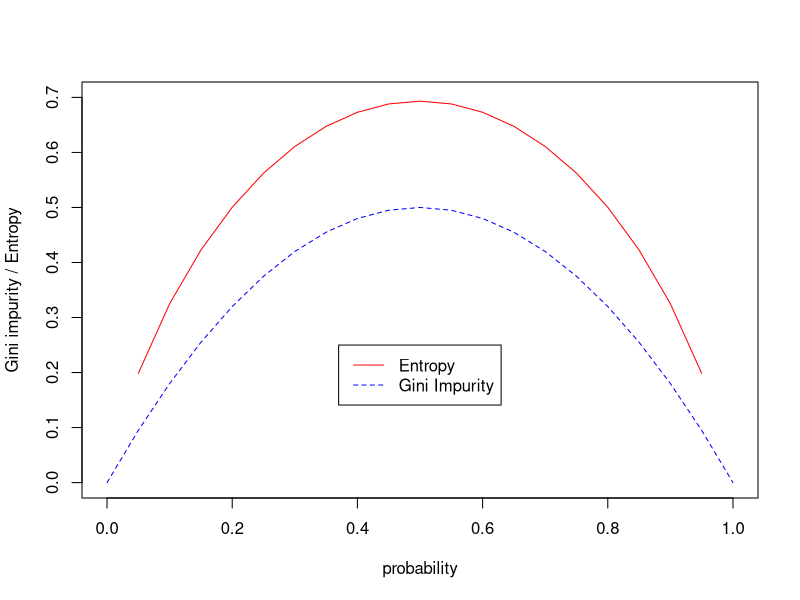
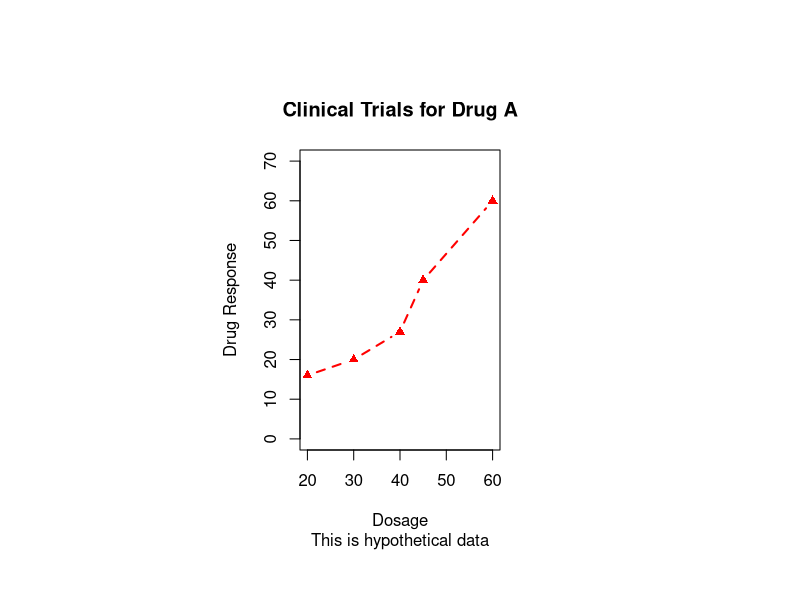
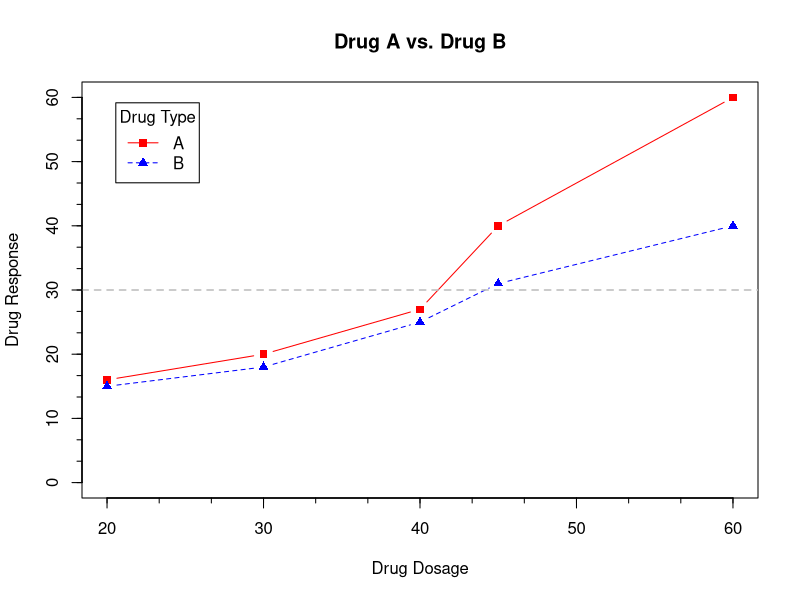
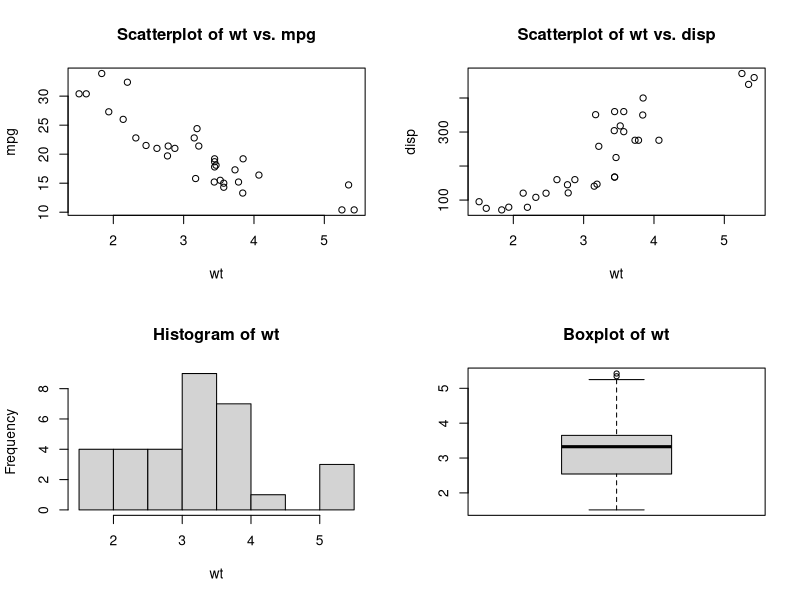
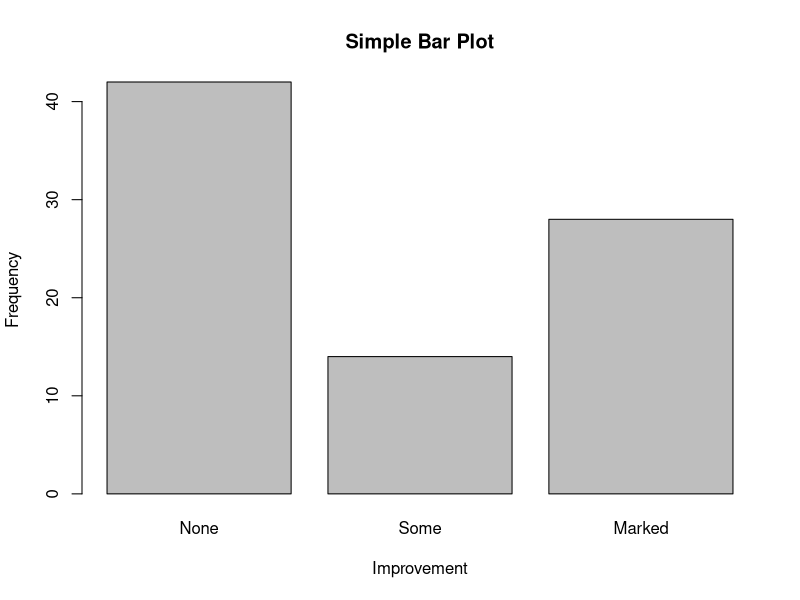
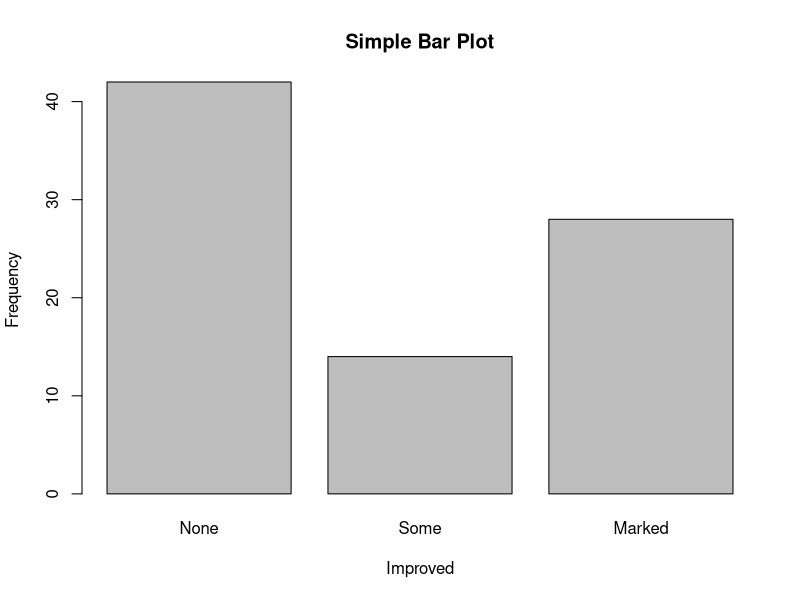
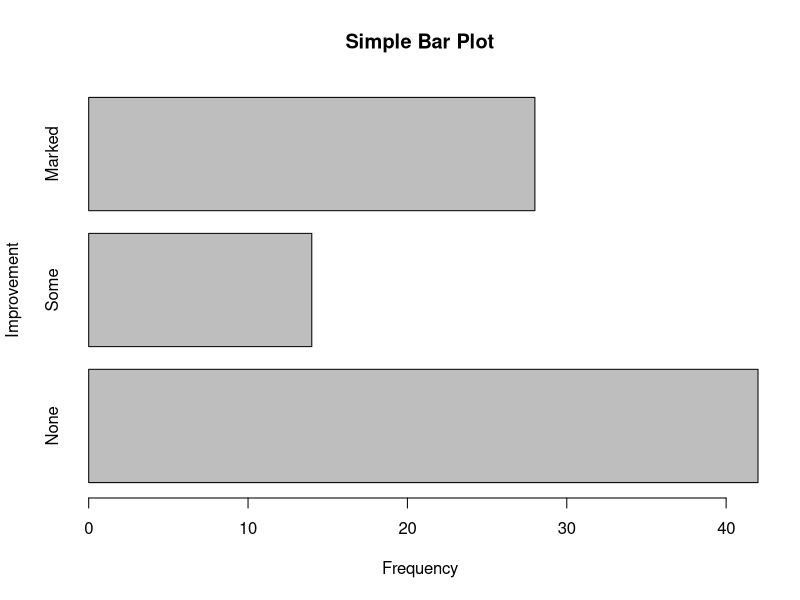
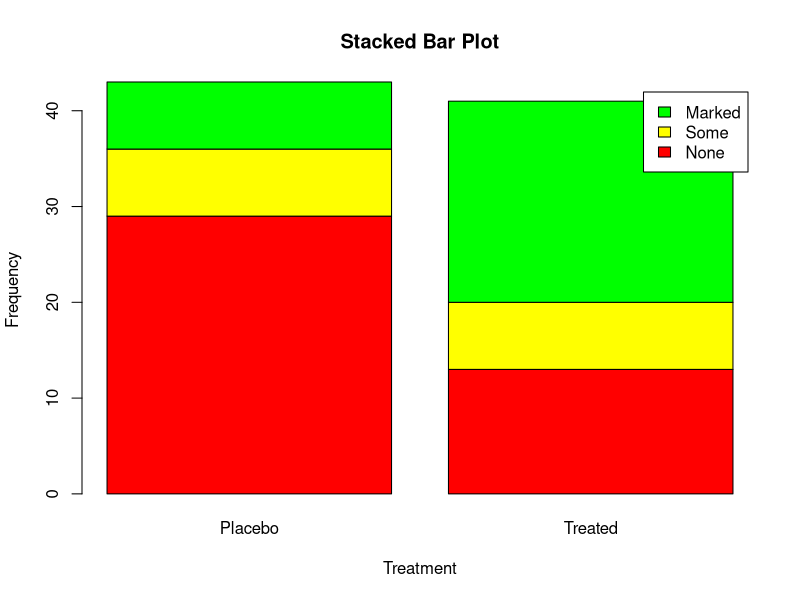

Recreate these plots in R, in order.
##
##
##  This script shows some examples on how to plot different kinds of graphs.
##
##

library(ggplot2)

############# 
# Compare the distribution of entropy and gini impurity functions which
#   are used in the decision tree algorithm.
############# 

x <- seq(0, 1, 0.05)

# The entropy function for a two-class classification.
entropy <- - x * log(x) - (1-x) * log(1-x)

# The gini impurity function for a two-class classification.
gini_impurity <- 1 - x ^ 2 - (1-x) ^ 2


# Plot the distribution of entropy first.
plot(x, entropy, type="l", col="red", 
	 xlab = "probability", ylab="Gini impurity / Entropy", lty=1, ylim=c(0, 0.7))

# Plot the gini_impurity further.
lines(x, gini_impurity, col="blue", lty=20)

legend(0.37, 0.25, c("Entropy", "Gini Impurity"),
	col=c("red", "blue"), lty=c(1, 20))


################
# save the grpah into pdf.
# Other than that, one can save it as png(), jpeg(), bmp() and postscript() etc.
pdf("mtcars.pdf")

attach(mtcars)

plot(wt, mpg)

# add labels to each point on the graph.
text(wt, mpg, row.names(mtcars), cex=.6, pos=4, col="red")

abline(lm(mpg ~ wt))
title("Regression of MPG on Weight")
detach(mtcars)
dev.off()
################


# create a new canvas to draw the following graph.
# dev.new()

# Retrieve the list of current parameters that can be modified.
oldPars <- par(no.readonly = TRUE)

dose  <- c(20, 30, 40, 45, 60)
drugA <- c(16, 20, 27, 40, 60)
drugB <- c(15, 18, 25, 31, 40)

# pin: the plot dimensions (width, height)
par(pin=c(2, 3))
par(lty=2, pch=17)

# plot 'both' the line and the dots.
plot(dose, drugA, type="b", col="red",
     lty=2,  # line style
     lwd=2,  # line width
     main="Clinical Trials for Drug A", # main title
     sub="This is hypothetical data",   # subtitle
     xlab="Dosage",
     ylab="Drug Response",
     xlim=c(20, 60),
     ylim=c(0, 70)
     )

# reset the parameters back 
par(oldPars)

# return the list of colors
# colors()

################


# increase line, text, symbol, and label size.
# par(lwd=2, cex=1.5, font.lab=2)

plot(dose, drugA, type="b",
     pch=15, lty=1, col="red", ylim=c(0, 60),
     main="Drug A vs. Drug B",
     xlab="Drug Dosage", ylab="Drug Response")

# draw another line on top of the above plot.
lines(dose, drugB, type="b",
      pch=17, lty=2, col="blue")


abline(h=c(30), lwd=1.5, lty=2, col="gray")

# add minor ticks along the axis
library(Hmisc)
minor.tick(nx=3, ny=3, tick.ratio=0.5)


legend("topleft", inset=.05, title="Drug Type",
       c("A", "B"), lty=c(1, 2), pch=c(15, 17), col=c("red", "blue"))

################
# Put multiple graphs into one layout
attach(mtcars)
oldPars <- par(no.readonly = TRUE)

# create a graph layout of 2 columns and 2 rows.
par(mfrow=c(2, 2))

plot(wt, mpg, main="Scatterplot of wt vs. mpg")
plot(wt, disp, main="Scatterplot of wt vs. disp")
hist(wt, main="Histogram of wt")
boxplot(wt, main="Boxplot of wt")

par(oldPars)

detach(mtcars)
################

# include the data set "arthritis"
library(vcd)

str(Arthritis)

counts <- table(Arthritis$Improved)

# the bar plots
barplot(counts, main="Simple Bar Plot",
        xlab = "Improvement", ylab = "Frequency")

# We could plot the 'factor' column directly, without the table() function.
plot(Arthritis$Improved, main = "Simple Bar Plot",
     xlab = "Improved", ylab = "Frequency")


barplot(counts, main="Simple Bar Plot", horiz = TRUE,
        ylab = "Improvement", xlab = "Frequency")

# stacked / grouped bar plots
counts <- table(Arthritis$Improved, Arthritis$Treatment)

counts
str(counts)

barplot(counts, main = "Stacked Bar Plot",
        xlab = "Treatment", ylab = "Frequency",
        col = c("red", "yellow", "green"),
        legend = rownames(counts))

barplot(counts, main = "Grouped Bar Plot",
        xlab = "Treatment", ylab = "Frequency",
        #col = c("red", "yellow", "green"),
        legend = rownames(counts), beside = TRUE)


################
# spinogram is the scaled bar plots.

attach(Arthritis)
another.counts <- table(Treatment, Improved)
spine(another.counts, main = "Spinogram Example")
detach(Arthritis)

################

# load the states information.
states <- data.frame(state.region, state.x77)

# calculate the mean illiteracy by the state.region group 
means <- aggregate(states$Illiteracy, by=list(state.region), FUN=mean)
means

# order the means by the result column x
means <- means[order(means$x),]

# plot the bars, with the given labels.
barplot(means$x,
        names.arg = means$Group.1, # specify the labels.
        cex.names =  0.8 # decrease the font size of labels
        )
# the following function is equivalent to the "main" attribute in barplot()
title("Mean Illiteracy Rate")

################
# pie charts
# set the layout to put 2*2 graphs
par(mfrow=c(2, 2))

slices <- c(10, 12, 4, 16, 8)
labels.country <- c("US", "UK", "Australia", "Germany", "France")

# pie chart with vectors
pie(slices, labels.country, col = rainbow(length(slices)),
    main = "Simple Pie Chart")

percentage <- round(slices / sum(slices) * 100)
percentage

# pie chart with percentage labels
labels.percentage <- paste(labels.country, " ", percentage, "%", sep="")
pie(slices, labels=labels.percentage,
    main = "Pie Chart with Percentage")

# 3D pie chart
library(plotrix)
pie3D(slices, labels=labels.percentage, explode=0.2,
      main = "3D Pie Chart", labelcex = 0.9)

# create a pie chart out of a table
pie.table <- table(state.region)
str(pie.table)
pie.labels <- paste(names(pie.table), "\n", pie.table, sep="")

pie(pie.table, labels = pie.labels,
    main= "Pie Chart from a Table\n (with sample sizes)")

######
# a special pie chart from plotrix package
fan.plot(slices, labels = labels.country, main = "Fan Plot")



################
##  histogram ##
################

mtcars$mpg

par(mfrow=c(2,2))
# simple histogram
hist(mtcars$mpg)

# histogram with specified bins and color
hist(mtcars$mpg,
     breaks=12,
     col="red",
     xlab="Miles Per Gallon",
     main="Colored histogram with 12 bins")


# histogram with a rug plot
hist(mtcars$mpg,
     freq=FALSE,
     breaks=12,
     col="red",
     xlab="Miles Per Gallon",
     main="Histogram, rug plot, density curve")
rug(jitter(mtcars$mpg))
lines(density(mtcars$mpg), col="blue", lwd=2)


# with a normal curve and frame
x <- mtcars$mpg
h <- hist(x,
          breaks=12,
          col="red",
          xlab="Miles Per Gallon",
          main="Histogram with normal curve and box")

xfit <- seq(min(x), max(x), length=40)
yfit <- dnorm(xfit, mean=mean(x), sd=sd(x))
yfit <- yfit * diff(h$mids[1:2]) * length(x)
lines(xfit, yfit, col="blue", lwd=2)
box()
